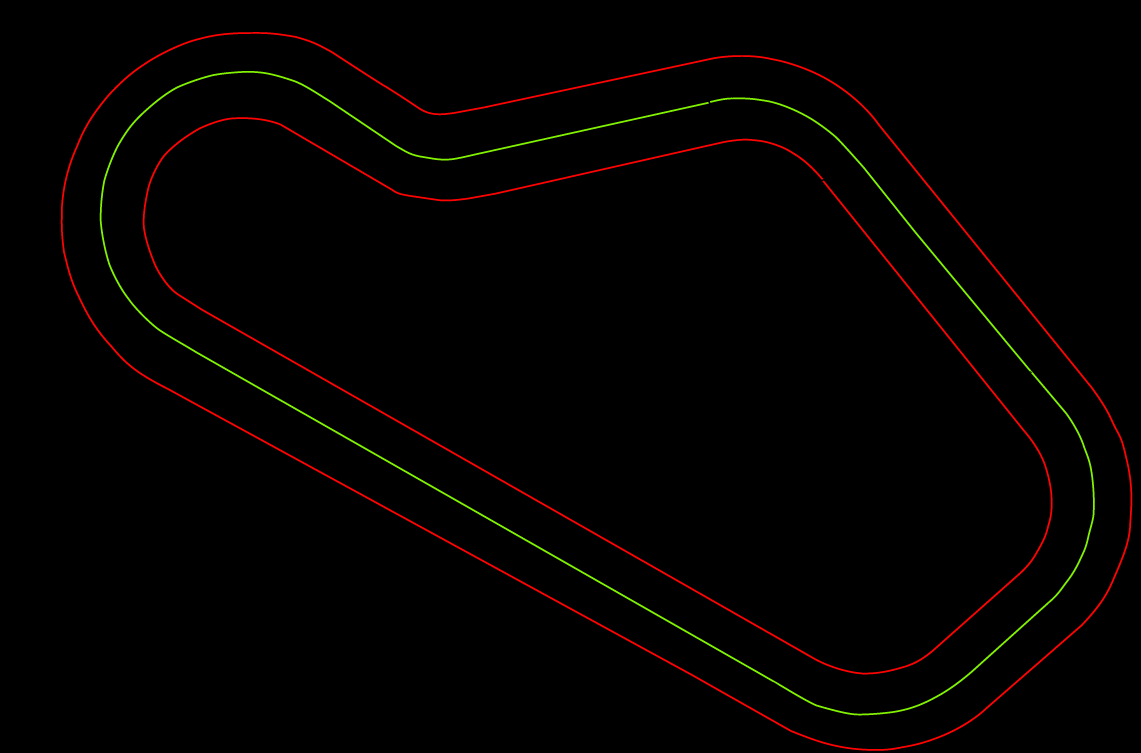
#> input picture track.png, 4561 x 3010 px, found by its file name (shown at 1/4 size)
$ python vae_sampler.py
#> lines starting #> are read from the running program, lines starting #| are printed output that depends on the picture
#!/usr/bin/env python3.9

import numpy as np
import cv2
import math

class VAE_Sampler:
    def __init__(self, track_path, image_res=(640,480)):
#> called with track_path = './track.png', image_res = (640, 480)
        self.__track = cv2.imread(track_path)

        self.__width, self.__height,_ = self.__track.shape

        self.__image_res = image_res#(640,480)

    def random_image(self):
        alpha = np.random.uniform(0,2*math.pi)
        x = np.random.uniform(0,self.__width-self.__image_res[0])
        y = np.random.uniform(0,self.__height-self.__image_res[1])
        transform = np.array([[math.cos(alpha), -math.sin(alpha),x],[math.sin(alpha), math.cos(alpha),y]])
        transformed = cv2.warpAffine(self.__track,transform, self.__image_res)
        if np.where(transformed > 200)[0].shape[0] > 0:
            return np.array(transformed)
        else:
            return None

if __name__ == "__main__":
    sampler = VAE_Sampler('./track.png', (640,480))
    cnt = 0
    while True:
        image = sampler.random_image()
        if image is not None:
            image = cv2.resize(image, (160,120))
            cv2.imwrite(f'./{cnt:05d}.jpg', image)
            print(np.max(image))
            cnt+=1
        if cnt >= 1:
            break
#> this loop made 1 pass
#> pass 1, `cv2.imwrite(f'./{cnt:05d}.jpg', image)`:
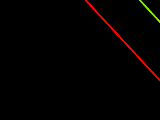
#> saved as 00000.jpg: shape (120, 160, 3); mean B, G, R 0, 0.7, 3
